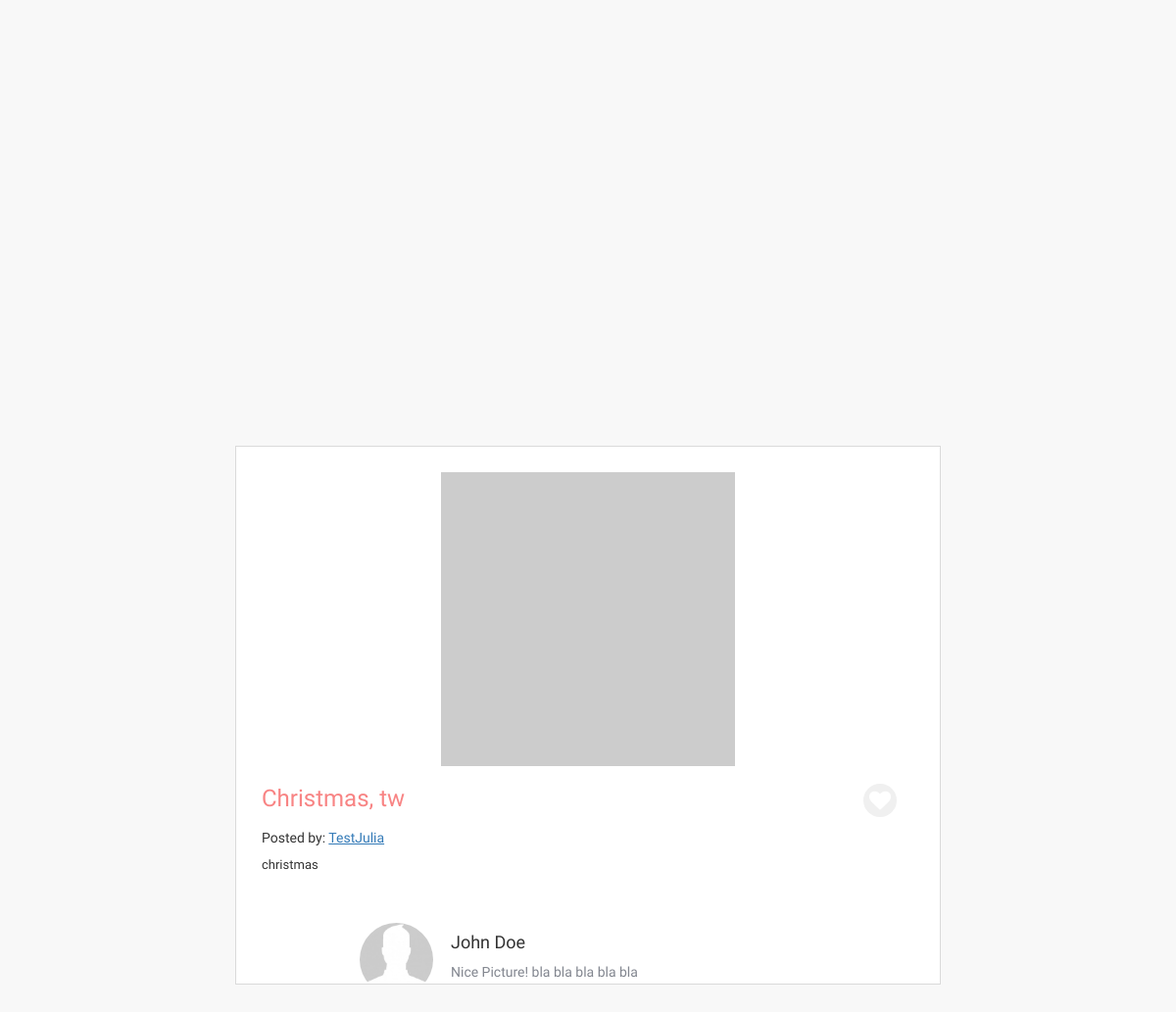
Screenshot of /festival_each/post/3/ with the database file from the repository.
### instival_database/models.py (models this page shows, shortened)
class Post(models.Model):
    date = models.DateTimeField(default=timezone.now)
    festival_id = models.ForeignKey(Festival)
    location = models.CharField(max_length=30)
    content = models.TextField(blank=True)
    user_id = models.ForeignKey(User)
    picture = models.URLField(null=True)
    like_number = models.DecimalField(max_digits=10,decimal_places=0,default=0)
    like_id_group = models.TextField(blank=True)
    comment_id_group = models.TextField(blank=True)

class Festival(models.Model):
    name = models.CharField(max_length=30)
    location = models.CharField(max_length=30)
    date = models.DateTimeField(null=True)
    introduction = models.TextField(blank=True)

class User(models.Model):
    name = models.CharField(max_length=30)
    email = models.CharField(max_length=50)
    password = models.CharField(max_length=20)

### instival_database/views.py (the view)
# urls.py: url(r'^post/(?P<pk>[0-9]+)/$', views.post_detail),
def post_detail(request,pk):
    post = get_object_or_404(Post,pk=pk)
    return render(request, 'fullFestivalPic.html',{'post':post})

### instival_app/Template/fullFestivalPic.html (shortened to what this page needs)
{% load staticfiles %}
<!DOCTYPE html>
<html lang="en">
<head>
	<link rel="stylesheet" href="{% static 'bootstrap/css/bootstrap-theme.min.css' %}">
	<link rel="stylesheet" href="{% static 'bootstrap/css/bootstrap.min.css' %}">
	<link rel="stylesheet" href="{% static 'css/style_festival_each.css' %}" >
	<link rel="stylesheet" type="text/css" href="https://cdnjs.cloudflare.com/ajax/libs/font-awesome/4.7.0/css/font-awesome.min.css">
</head>
<body>
	<div class="wrapper_inner">
	<div class="gallery ">
		<div class="">
			<div class="gallery_item_full ">
          		<div class="box">
            		<img src="{{post.picture}}"/>
                <div class="heart"><i class="fa fa-heart"></i></div>
            		<div class="row">
            			<div class="col-lg-4">
            				<h3>{{post.festival_id.name}}, {{post.location}}</h3>
            			</div>
            		</div>
            	   <div class="row">
                    <div class="col-lg-4">
                      <h5 class="postName">Posted by: <a target="_blank" href="personal.html">{{post.user_id.name}}</a></h5>
                    </div>
                    <div class="col-lg-2">
                    </div>
                  </div>
            		<div>
            			<p>{{post.content}}</p>
            		</div>
            		<div id="comments">
            			<section>
            				<img src="{% static 'img/profilePic.jpg' %}" alt=""/>
					     	<article>
					       		<h4>
					        		John Doe
					       		</h4>
						       	<p>
						         	Nice Picture! bla bla bla bla bla bla
						       	</p>
					     	</article>
            		</section>
            		</div>
          		</div>
        	</div>
		</div>
	</div>
	</div>
</body>
</html>

### instival_app/static/css/style_festival_each.css (style rules this page uses)
body:before { margin: 1em; }
@media (min-width: 980px) { body:before { color: black; } }
html,body { margin: 0; padding: 0; position: relative; height: 100%; }
body { padding-top: 100px; }
*,*:after,*:before { box-sizing: border-box; }
a { text-decoration: underline; -webkit-transition: 0.25s; transition: 0.25s; -webkit-backface-visibility: hidden; backface-visibility: hidden; }
body { background: #EEE; overflow-X: hidden; font-size: 13px; font-family: 'Metrophobic', sans-serif; font-weight: 400; }
.wrapper_inner { padding: 0.2em; margin: 0; }
.gallery_item_full { position: fixed; top: 0; left: 0; right: 0; bottom: 0; margin: auto; background-color: #fff; background-color: rgba(255, 255, 255, 0.6); z-index: 100; overflow: hidden; }
.gallery_item_full img { display: block; margin:auto; max-width: 500px; }
.box { margin: auto; background: #FFF; padding: 2em; display: block; position: absolute; top: 0; left: 0; right: 0; bottom: 0; overflow: auto; width: 50%; text-align: left; border: 1px solid #DADADA; }
.box h3 { font-family: 'Leckerli One', cursive; color: #F88484; }
@media (max-width: 1200px) { .box { width: 60%; max-height: 550px; } }
@media (min-width: 980px) { .box { width: 60%; max-height: 550px; } }
#comments section img { width: 75px; height: 75px; float: left; -webkit-border-radius: 50%; -moz-border-radius: 50%; -ms-border-radius: 50%; -o-border-radius: 50%; border-radius: 50%; margin: 0 18px 0 0; }
#comments section { max-width: 300px; margin: 50px 0 0 100px; }
#comments section article { max-width: 200px; display: inline-block; margin-bottom: 18px; }
#comments section article p { margin-top: 5px; color: #82868f; font-size: 14px; }
.heart { border: 3px solid #fff; border-radius: 40px; width: 40px; height: 40px; background: rgba(0, 0, 0, 0.2); opacity: .3; color: #fff; font-size: 22px; text-align: center; padding-top: 2px; box-sizing: border-box; float: right; margin-right: 15px; margin-top: 15px; cursor: default; -webkit-transition: .2s color; -webkit-transition: .2s opacity; -moz-transition: .2s color; -moz-transition: .2s opacity; -o-transition: .2s color; -o-transition: .2s opacity; transition: .2s color; transition: .2s opacity; }

### rows the page displays
Post: festival_id.name "Christmas", location "tw", user_id.name "TestJulia", content "christmas"
